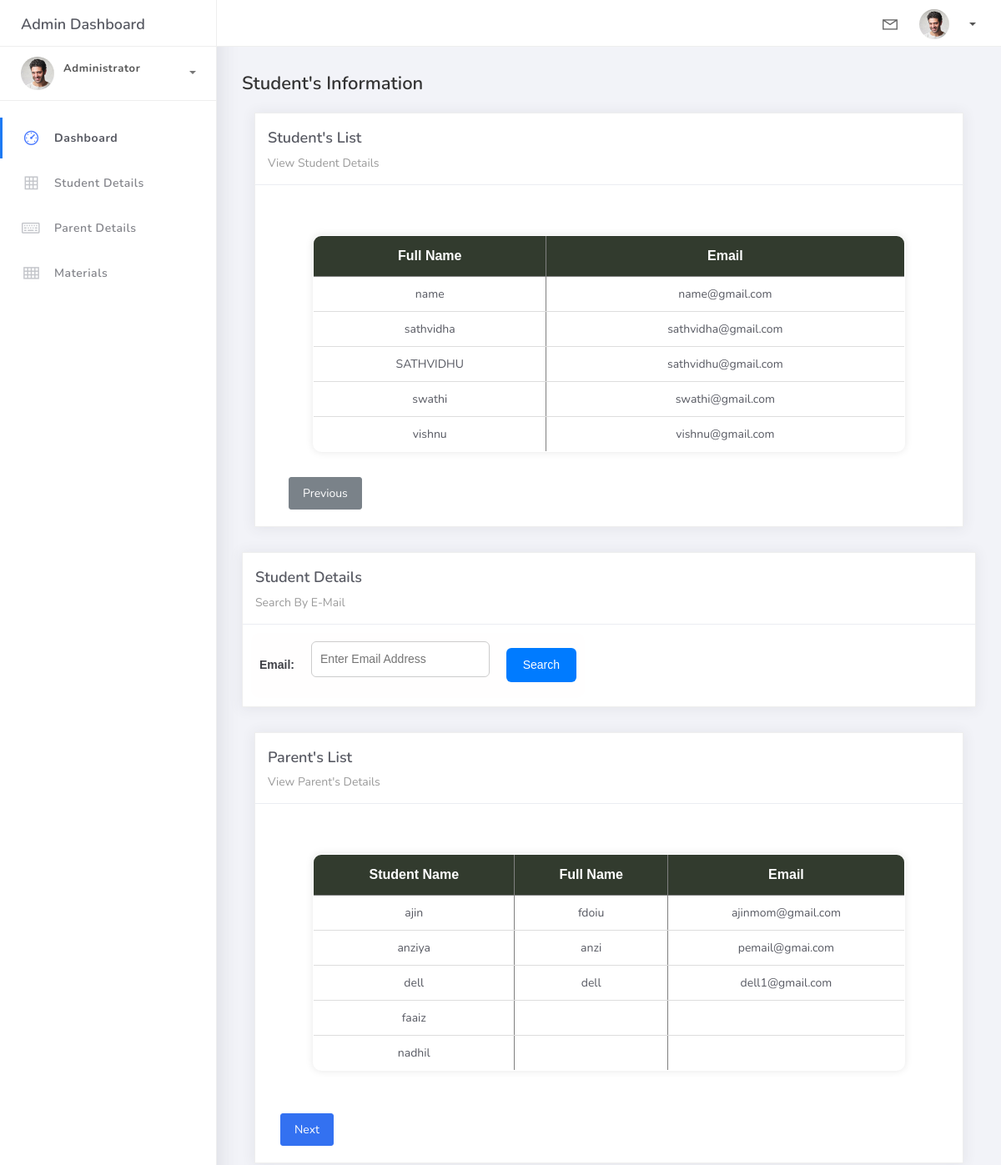
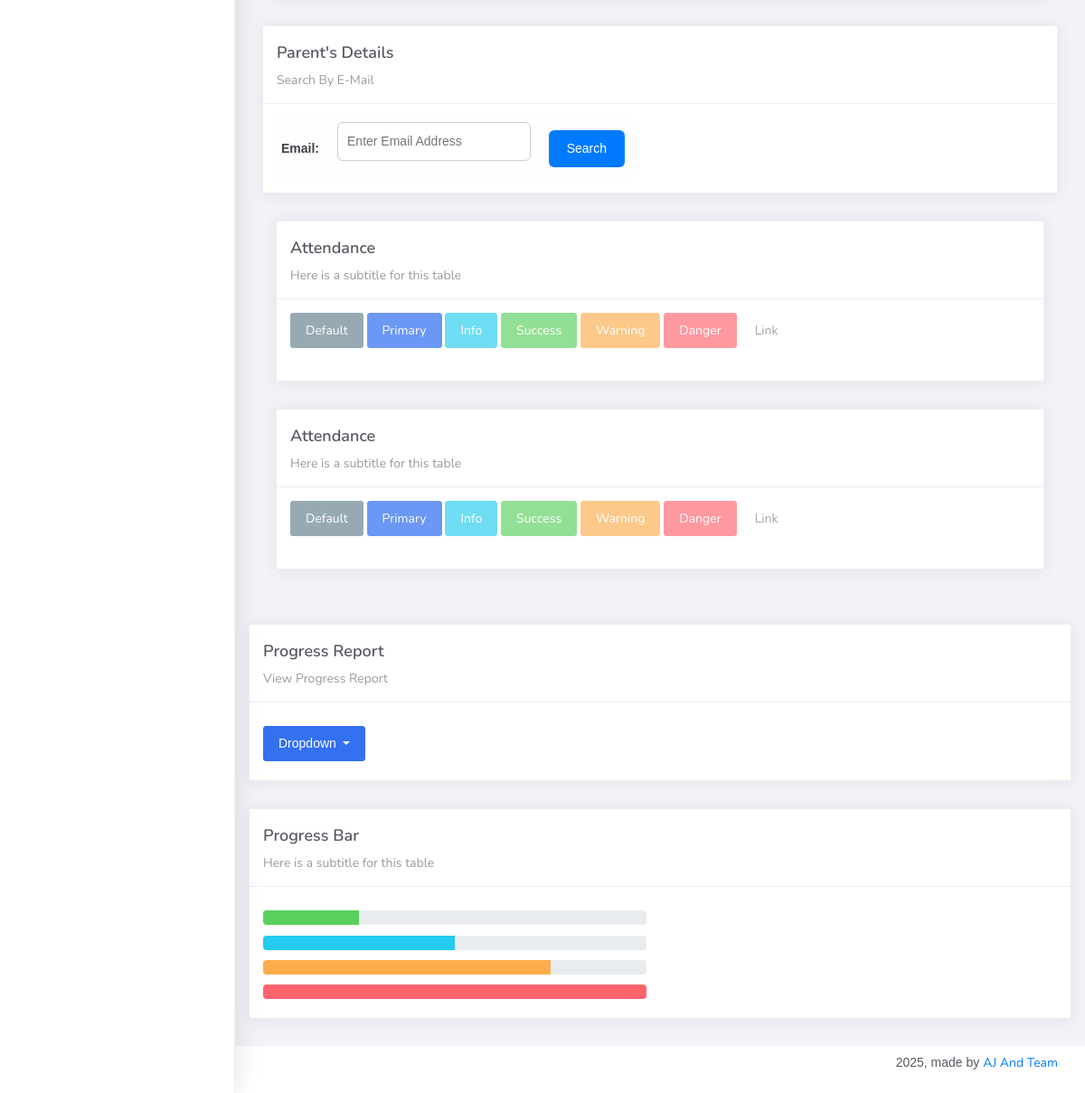
The app's page /admin/student.php?page=2 with its own data (2 pictures, top to bottom).
### tables this page shows
CREATE TABLE `registration` (
  `fname` varchar(15) NOT NULL,
  `class` varchar(20) NOT NULL,
  `age` int(2) NOT NULL,
  `email` varchar(100) NOT NULL,
  `pass1` varchar(15) NOT NULL,
  `sname` varchar(100) NOT NULL,
  `time1` time NOT NULL,
  `time2` time NOT NULL,
  `physicsmark` int(10) NOT NULL,
  `chemistrymark` int(10) NOT NULL,
  `mathsmark` int(10) NOT NULL,
  `biologymark` int(10) NOT NULL,
  `extracurricular` varchar(100) NOT NULL,
  `hobbies` varchar(100) NOT NULL,
  `attandance` int(11) NOT NULL DEFAULT 0,
  `last_attendance` date DEFAULT NULL,
  `profile` int(5) NOT NULL DEFAULT 0,
  `gender` varchar(10) NOT NULL,
  `pname` varchar(100) NOT NULL,
  `mobilenumber` int(15) NOT NULL,
  `pemail` varchar(100) NOT NULL
);

### admin/student.php (the view, shortened to what this page needs)
<!DOCTYPE html>
<html>
<head>
	<link rel="stylesheet" href="assets/css/bootstrap.min.css">
	<link rel="stylesheet" href="assets/css/ready.css">
	<link rel="stylesheet" href="assets/css/demo.css">
</head>
<body>
	<div class="wrapper">
		<div class="main-header">
			<div class="logo-header">
				<a href="index.php" class="logo">
					Admin Dashboard
				</a>
			</div>
			<nav class="navbar navbar-header navbar-expand-lg">
				<div class="container-fluid">
					<ul class="navbar-nav topbar-nav ml-md-auto align-items-center">
						<li class="nav-item dropdown hidden-caret">
							<a class="nav-link dropdown-toggle" href="#" id="navbarDropdown" role="button" data-toggle="dropdown" aria-haspopup="true" aria-expanded="false">
								<i class="la la-envelope"></i>
							</a>
						</li>
						<li class="nav-item dropdown">
							<a class="dropdown-toggle profile-pic" data-toggle="dropdown" href="#" aria-expanded="false"> <img src="assets/img/profile.jpg" alt="user-img" width="36" class="img-circle"><span ><?php echo $_SESSION["uname"];?></span></span> </a>
							</li>
						</ul>
					</div>
				</nav>
			</div>
			<div class="sidebar">
				<div class="scrollbar-inner sidebar-wrapper">
					<div class="user">
						<div class="photo">
							<img src="assets/img/profile.jpg">
						</div>
						<div class="info">
							<a class="" data-toggle="collapse" href="#collapseExample" aria-expanded="true">
								<span>
									<span class="user-level">Administrator</span>
									<span class="caret"></span>
								</span>
							</a>
							<div class="clearfix"></div>
						</div>
					</div>
					<ul class="nav">
						<li class="nav-item active">
							<a href="index.php">
								<i class="la la-dashboard"></i>
								<p>Dashboard</p>
							</a>
						</li>
						<li class="nav-item">
							<a href="student.php">
								<i class="la la-table"></i>
								<p>Student Details</p>
							</a>
						</li>
						<li class="nav-item">
							<a href="parent.php">
								<i class="la la-keyboard-o"></i>
								<p>Parent Details</p>
							</a>
						</li>
						<li class="nav-item">
							<a href="material.php">
								<i class="la la-th"></i>
								<p>Materials</p>
							</a>
						</li>
					</ul>
				</div>
			</div>
			<div class="main-panel">
				<div class="content">
					<div class="container-fluid">
						<h4 class="page-title">Student's Information</h4>
						<div class="col-md-12">
								<div class="card">
									<div class="card-header">
										<h4 class="card-title">Student's List</h4>
										<p class="card-category">View Student Details</p>
									</div>
									<div class="card-body">
										<?php
											$conn = mysqli_connect('localhost', 'root', '', 'smartstudy');
											$page = isset($_GET['page']) ? (int)$_GET['page'] : 1;
											$students_per_page = 5;
											$offset = ($page - 1) * $students_per_page;
											$query = "SELECT * FROM registration LIMIT $students_per_page OFFSET $offset";
											$result = mysqli_query($conn, $query);
											echo '<div class="card-body">';
											if (mysqli_num_rows($result) > 0) {
												echo '<table border="1" class="student-table">';
												echo '<tr><th>Full Name</th><th>Email</th></tr>';
												while ($row = mysqli_fetch_assoc($result)) {
													echo '<tr>
															<td>' . htmlspecialchars($row['fname']) . '</td>
															<td>' . htmlspecialchars($row['email']) . '</td>
														</tr>';
												}
												echo '</table>';
												if ($page > 1) {
													$prev_page = $page - 1;
													echo '<a href="?page=' . $prev_page . '" class="btn btn-secondary" style="margin-left: 10px;">Previous</a>';
												}
											}
											echo '</div>';
										?>
									</div>
								</div>
							</div>
						<div class="row">
							<div class="col-md-12">
								<div class="card">
									<div class="card-header">
										<h4 class="card-title">Student Details</h4>
										<p class="card-category">Search By E-Mail</p>
									</div>
									<div class="search-container">
        								<form method="get" action="" class="search-form">
											<label for="email" class="fw-bold">Email:</label>
											<input type="email" name="email" placeholder="Enter Email Address" required>
											<input type="submit" name="search1" value="Search">
										</form>
    								</div>
								</div>
							</div>
						</div>
						 	<div class="col-md-12">
								<div class="card">
									<div class="card-header">
										<h4 class="card-title">Parent's List</h4>
										<p class="card-category">View Parent's Details</p>
									</div>
									<div class="card-body">
										<?php
											$conn = mysqli_connect('localhost', 'root', '', 'smartstudy');
											$page = isset($_GET['ppage']) ? (int)$_GET['ppage'] : 1;
											$parents_per_page = 5;
											$offset = ($page - 1) * $parents_per_page;
											$total_query = "SELECT COUNT(*) as total FROM registration";
											$total_result = mysqli_query($conn, $total_query);
											$total_row = mysqli_fetch_assoc($total_result);
											$total_parents = $total_row['total'];
											$query = "SELECT * FROM registration LIMIT $parents_per_page OFFSET $offset";
											$result = mysqli_query($conn, $query);
											echo '<div class="card-body">';
											if (mysqli_num_rows($result) > 0) {
												echo '<table border="1" class="student-table">';
												echo '<tr><th>Student Name</th><th>Full Name</th><th>Email</th></tr>';
												while ($row = mysqli_fetch_assoc($result)) {
													echo '<tr>
															<td>' . htmlspecialchars($row['fname']) . '</td>
															<td>' . htmlspecialchars($row['pname']) . '</td>
															<td>' . htmlspecialchars($row['pemail']) . '</td>
														</tr>';
												}
												echo '</table>';
												$next_page = $page + 1;
												if ($offset + $parents_per_page < $total_parents) {
													echo '<br><a href="?ppage=' . $next_page . '" class="btn btn-primary">Next</a>';
												}
											}
											echo '</div>';
										?>
									</div>
								</div>
							</div>
							<div class="row">
								<div class="col-md-12">
									<div class="card">
										<div class="card-header">
											<h4 class="card-title">Parent's Details</h4>
											<p class="card-category">Search By E-Mail</p>
										</div>
										<div class="search-container">
											<form method="get" action="" class="search-form">
											<label for="email" class="fw-bold">Email:</label>
											<input type="email" name="pemail" placeholder="Enter Email Address" required>
											<input type="submit" name="search2" value="Search">
											</form>
										</div>
									</div>
								</div>
							</div>
							<div class="col-md-12">
								<div class="card">
									<div class="card-header">
										<h4 class="card-title">Attendance</h4>
										<p class="card-category">Here is a subtitle for this table</p>
									</div>
									<div class="card-body">
										<p class="demo">
											<button class="btn btn-default" disabled="disabled">Default</button>
											<button class="btn btn-primary" disabled="disabled">Primary</button>
											<button class="btn btn-info" disabled="disabled">Info</button>
											<button class="btn btn-success" disabled="disabled">Success</button>
											<button class="btn btn-warning" disabled="disabled">Warning</button>
											<button class="btn btn-danger" disabled="disabled">Danger</button>
											<button class="btn btn-link" disabled>Link</button>
										</p>
									</div>
								</div>
							</div>
							<div class="col-md-12">
								<div class="card">
									<div class="card-header">
										<h4 class="card-title">Attendance</h4>
										<p class="card-category">Here is a subtitle for this table</p>
									</div>
									<div class="card-body">
										<p class="demo">
											<button class="btn btn-default" disabled="disabled">Default</button>
											<button class="btn btn-primary" disabled="disabled">Primary</button>
											<button class="btn btn-info" disabled="disabled">Info</button>
											<button class="btn btn-success" disabled="disabled">Success</button>
											<button class="btn btn-warning" disabled="disabled">Warning</button>
											<button class="btn btn-danger" disabled="disabled">Danger</button>
											<button class="btn btn-link" disabled>Link</button>
										</p>
									</div>
								</div>
							</div>
							</div>
							</div>
							<div class="col-md-12">
								<div class="card">
									<div class="card-header">
										<h4 class="card-title">Progress Report</h4>
										<p class="card-category">View Progress Report</p>
									</div>
									<div class="card-body">
										<p class="demo">
											<div class="dropdown">
												<button class="btn btn-primary dropdown-toggle" type="button" id="dropdownMenu1" data-toggle="dropdown">
													Dropdown
												</button>
											</div>
										</p>
									</div>
								</div>
							</div>
							<div class="col-md-12">
								<div class="card">
									<div class="card-header">
										<h4 class="card-title">Progress Bar</h4>
										<p class="card-category">Here is a subtitle for this table</p>
									</div>
									<div class="card-body">
										<div class="row">
											<div class="col-md-6">
												<p class="demo">
													<div class="progress">
														<div class="progress-bar bg-success" role="progressbar" style="width: 25%" aria-valuenow="25" aria-valuemin="0" aria-valuemax="100"></div>
													</div>
												</p>
												<p class="demo">
													<div class="progress">
														<div class="progress-bar bg-info" role="progressbar" style="width: 50%" aria-valuenow="50" aria-valuemin="0" aria-valuemax="100"></div>
													</div>
												</p>
												<p class="demo">
													<div class="progress">
														<div class="progress-bar bg-warning" role="progressbar" style="width: 75%" aria-valuenow="75" aria-valuemin="0" aria-valuemax="100"></div>
													</div>
												</p>
												<p class="demo">
													<div class="progress">
														<div class="progress-bar bg-danger" role="progressbar" style="width: 100%" aria-valuenow="100" aria-valuemin="0" aria-valuemax="100"></div>
													</div>
												</p>
											</div>
										</div>
									</div>
								</div>
							</div>
						</div>
					</div>
				<footer class="footer">
					<div class="container-fluid">
						<nav class="pull-left">
							<ul class="nav">
								<li class="nav-item">
									<a class="nav-link" href="#">
									</a>
								</li>
								<li class="nav-item">
									<a class="nav-link" href="#">
									</a>
								</li>
								<li class="nav-item">
									<a class="nav-link" href="https://themewagon.com/license/#free-item">
									</a>
								</li>
							</ul>
						</nav>
						<div class="copyright ml-auto">
							2025, made </i> by <a href="#">AJ And Team</a>
						</div>
					</div>
				</footer>
</body>
</html>

### admin/assets/css/demo.css (style rules this page uses)
.demo .btn, .demo .progress { margin-bottom: 15px !important; }

### admin/student.php (style rules this page uses)
body { font-family: Arial, sans-serif; }
.search-container { margin: 10px ; width: 400px; padding: 10px; background-color: #fffefeff; border-radius: 10px; text-align: center; }
.search-container input[type="email"] { width: 80%; padding: 10px; margin-bottom: 15px; border: 1px solid #ccc; border-radius: 6px; font-size: 14px; }
.search-container input[type="submit"] { padding: 10px 20px; background-color: #007BFF; color: white; border: none; border-radius: 6px; cursor: pointer; font-size: 14px; transition: background-color 0.3s ease; }
.search-form { display: flex; align-items: center; gap: 20px; justify-content: center; }
table.student-table { width: 90%; margin: 30px auto; border-collapse: collapse; background-color: #fff; border-radius: 10px; overflow: hidden; font-family: Arial, sans-serif; box-shadow: 0 0 10px rgba(0, 0, 0, 0.1); }
table.student-table th { background-color: #323b2eff; color: #fff; padding: 12px; font-size: 16px; text-align: center; }
table.student-table td { padding: 10px 12px; text-align: center; border-bottom: 1px solid #ddd; font-size: 14px; }

### records on screen
registration: fname "name", email "name@gmail.com"
registration: fname "sathvidha", email "sathvidha@gmail.com"
registration: fname "SATHVIDHU", email "sathvidhu@gmail.com"
registration: fname "swathi", email "swathi@gmail.com"
registration: fname "vishnu", email "vishnu@gmail.com"
registration: fname "ajin", pname "fdoiu", pemail "ajinmom@gmail.com"
registration: fname "anziya", pname "anzi", pemail "pemail@gmai.com"
registration: fname "dell", pname "dell", pemail "dell1@gmail.com"
registration: fname "faaiz"
registration: fname "nadhil"
